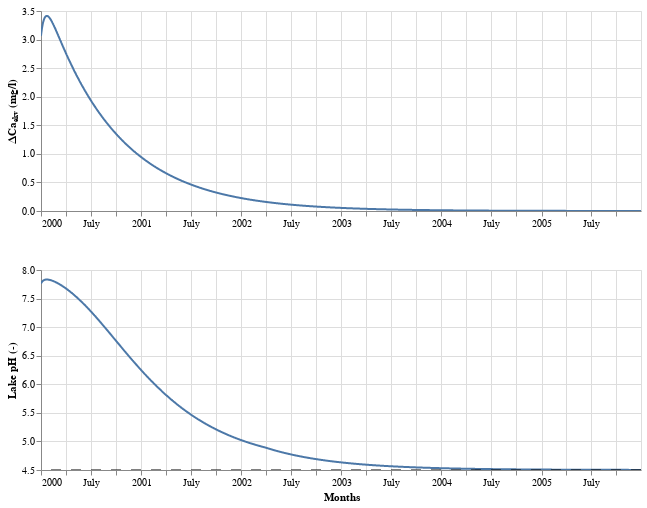

Notebook code for this chart:
### Markdown cell above
## 6. Test conservation of mass

### Code cell
lake.flow_prof = "none"
model = lm.Model(
    lake,
    prod,
    lime_dose=10,
    lime_month=1,
    spr_meth="wet",
    spr_prop=1,
    F_sol=1,
    rate_const=2,  # High so that lake-bottom lime dissoles quickly
    activity_const=0,  # No decrease in activity over time
    ca_aq_sat=8.5,
    n_months=72,  # Long enough for Ca concentration to return to zero
)

print(f"Method factor for '{model.spr_meth}': {model.method_fac:.1f}.")
print(
    f"Instananeous ΔCa-equivalents: {model.C_inst0:.2f} mg/l ({model.C_inst0 * 100.09/40.08:.2f} mg-CaCO3/l)."
)
print(
    f"Slow, lake-bottom ΔCa-equivalents: {model.C_bott0:.2f} mg/l ({model.C_bott0 * 100.09/40.08:.2f} mg-CaCO3/l)."
)
print(model.C_inst0 + model.C_bott0)

model.plot_result(lib="Altair")

### Figure 1 — Vega-Lite specification as saved in the notebook (floating-point values rounded to 4 significant figures; data arrays with more than 128 entries replaced by an {"elided": "..."} marker saying what was removed)
{"config": {"view": {"continuousWidth": 300, "continuousHeight": 300}}, "vconcat": [{"data": {"name": "data-dc1d72903203fb733d5244fc4f607e6e"}, "mark": {"type": "line"}, "encoding": {"tooltip": [{"field": "date", "type": "temporal"}, {"field": "Delta Ca (mg/l)", "format": ",.2f", "type": "quantitative"}], "x": {"axis": {"grid": true, "title": " "}, "field": "date", "type": "temporal"}, "y": {"axis": {"title": "ΔCaₑₖᵥ (mg/l)"}, "field": "Delta Ca (mg/l)", "type": "quantitative"}}, "height": 200, "name": "view_10", "width": 600}, {"layer": [{"data": {"name": "data-dc1d72903203fb733d5244fc4f607e6e"}, "mark": {"type": "line"}, "encoding": {"tooltip": [{"field": "date", "type": "temporal"}, {"field": "pH", "format": ",.2f", "type": "quantitative"}], "x": {"axis": {"grid": true, "title": "Months"}, "field": "date", "type": "temporal"}, "y": {"axis": {"title": "Lake pH (-)"}, "field": "pH", "scale": {"zero": false}, "type": "quantitative"}}, "name": "view_9"}, {"data": {"name": "data-6365363ef254e581922c1ab3482028c7"}, "mark": {"type": "rule", "strokeDash": [10, 10]}, "encoding": {"y": {"field": "pH", "type": "quantitative"}}}], "height": 200, "width": 600}], "params": [{"name": "param_11", "select": {"type": "interval", "encodings": ["x", "y"]}, "bind": "scales", "views": ["view_10"]}, {"name": "param_10", "select": {"type": "interval", "encodings": ["x", "y"]}, "bind": "scales", "views": ["view_9"]}], "$schema": "https://vega.github.io/schema/vega-lite/v5.8.0.json", "datasets": {"data-dc1d72903203fb733d5244fc4f607e6e": {"elided": "2191 records"}, "data-6365363ef254e581922c1ab3482028c7": [{"pH": 4.5}]}}
